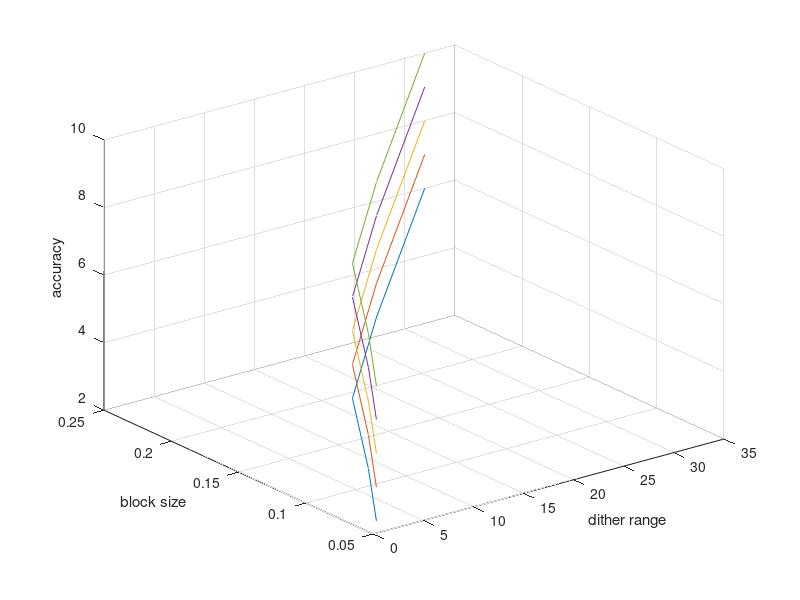

This chart was generated by the following MATLAB code:
% %T = readtable('my_csv.csv')
% %plot(T)
% t = 0:pi/50:10*pi;
% %plot3(sin(t),cos(t),t);
% mesh(sin(t),cos(t),t);
% xlabel('sin(t)')
% 
% ylabel('cos(t)')
% zlabel('time')

delta_ = 0.5
DR = [delta_/8, delta_/6, delta_/4, delta_/3, delta_/2] ;
N = length(DR);
BS = [2,4,8,16,32]  %64,128,256,512,1024];

% t = 1:20 ;
for i = 1:N
    data(i,:) = [i+1:1:(length(BS)+i)]
end
% data = rand(N,length(BS)) ;
figure
hold on
for i = 1:N
    plot3(BS,DR,data(i,:))
end
grid on;
view(3)
xlabel('dither range')
ylabel('block size')
zlabel('accuracy')